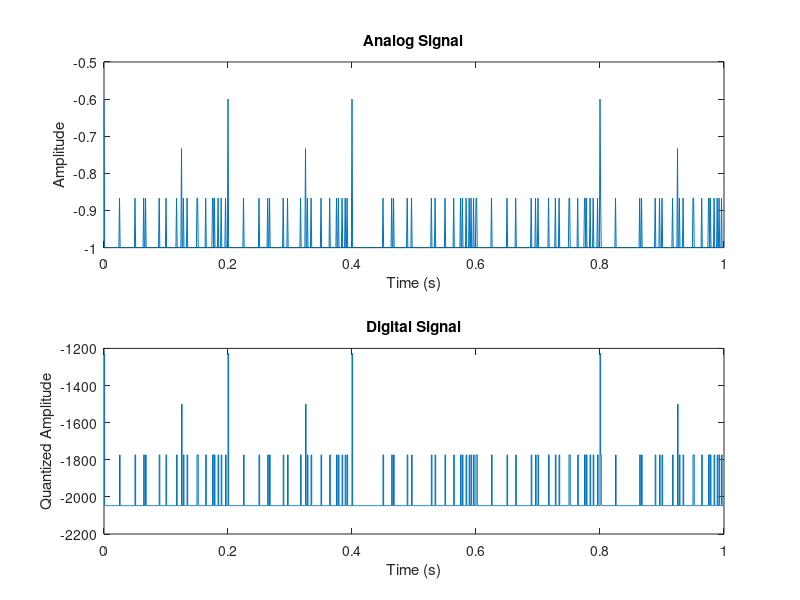

MATLAB code for this plot:
% Parameters
Fs = 1000; % Sampling frequency in Hz
T = 1; % Duration in seconds
frequencies = [5, 15, 30]; % Frequencies of the triangle waves in Hz
phases = [0, 30, 45, 90, 120]; % Phase angles in degrees
A = 1; % Amplitude of the analog signal
nBits = 12; % Number of bits for quantization (12-bit ADC)
outputFile = 'digital_signal.hex'; % Output file name

% Generate the analog signal (sum of multiple triangle waves with different phases)
t = 0:1/Fs:T-(1/Fs); % Time vector
analogSignal = zeros(size(t));
for i = 1:length(frequencies)
    for j = 1:length(phases)
        % Convert phase to radians
        phaseRad = deg2rad(phases(j));
        analogSignal = analogSignal + A * square(2 * pi * frequencies(i) * t + phaseRad, 0.5); % 0.5 makes it a triangle wave
    end
end
analogSignal = analogSignal / (length(frequencies) * length(phases)); % Normalize the amplitude

% Quantization
maxVal = 2^(nBits-1) - 1; % Maximum positive value for a signed 12-bit number
minVal = -2^(nBits-1); % Minimum negative value for a signed 12-bit number
digitalSignal = round((analogSignal / max(abs(analogSignal))) * maxVal); % Normalize and quantize the signal

% Clip the values to the range of the ADC
digitalSignal(digitalSignal > maxVal) = maxVal;
digitalSignal(digitalSignal < minVal) = minVal;

% Convert to hexadecimal
hexSignal = dec2hex(digitalSignal + 2^(nBits-1), 3); % Adjust to unsigned and convert to hex, 3 digits for 12-bit

% Save the hexadecimal values to a file
fid = fopen(outputFile, 'w');
for i = 1:length(hexSignal)
    fprintf(fid, '%s\n', hexSignal(i, :));
end
fclose(fid);

disp(['Digital signal saved to ', outputFile]);

% Plotting the signals
figure;
subplot(2, 1, 1);
plot(t, analogSignal);
title('Analog Signal');
xlabel('Time (s)');
ylabel('Amplitude');

subplot(2, 1, 2);
stairs(t, digitalSignal);
title('Digital Signal');
xlabel('Time (s)');
ylabel('Quantized Amplitude');

% Optional: Display the hex values in the command window
disp('Hexadecimal values:');
disp(hexSignal);
